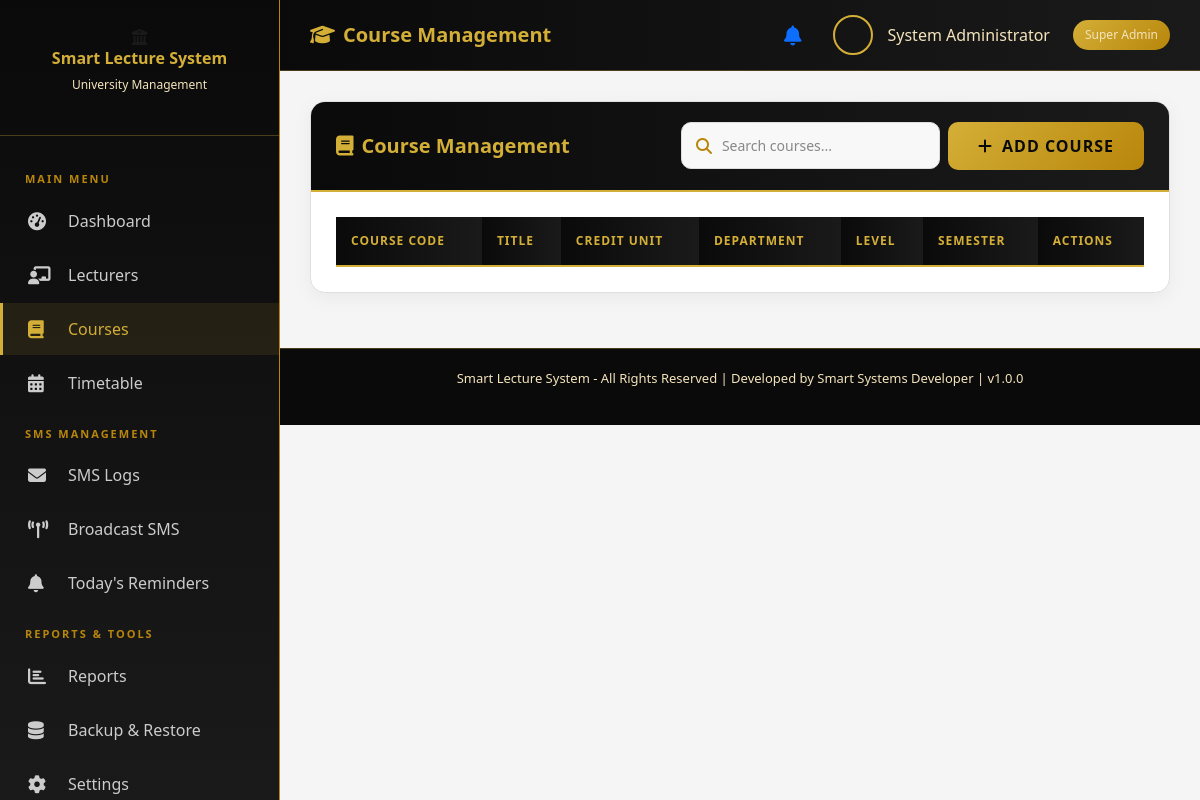
The page /admin/courses.php (signed in) on the database its author committed.
### tables this page shows
CREATE TABLE settings (
    id INT AUTO_INCREMENT PRIMARY KEY,
    setting_key VARCHAR(100) NOT NULL UNIQUE,
    setting_value TEXT,
    updated_at TIMESTAMP DEFAULT CURRENT_TIMESTAMP ON UPDATE CURRENT_TIMESTAMP
);

### admin/courses.php (the view, shortened to what this page needs)
<?php
require_once 'includes/header.php';
?>
<div class="content-card">
    <div class="card-header">
        <h5><i class="fas fa-book me-2"></i>Course Management</h5>
        <div class="d-flex gap-2">
            <div class="search-box">
                <i class="fas fa-search"></i>
                <input type="text" id="searchCourses" class="form-control" placeholder="Search courses..." onkeyup="searchTable('searchCourses', 'coursesTable')">
            </div>
            <button class="btn btn-gold" data-bs-toggle="modal" data-bs-target="#courseModal" onclick="resetCourseForm()">
                <i class="fas fa-plus me-1"></i> Add Course
            </button>
        </div>
    </div>
    <div class="card-body">
        <div class="table-container">
            <table class="data-table" id="coursesTable">
                <thead>
                    <tr>
                        <th>Course Code</th>
                        <th>Title</th>
                        <th>Credit Unit</th>
                        <th>Department</th>
                        <th>Level</th>
                        <th>Semester</th>
                        <th class="no-print">Actions</th>
                    </tr>
                </thead>
            </table>
        </div>
    </div>
</div>
<?php require_once 'includes/footer.php'; ?>

### admin/includes/footer.php (shortened to what this page needs)
<?php
$stmt = $conn->prepare("SELECT setting_value FROM settings WHERE setting_key = 'footer_text'");
$stmt->execute();
$result = $stmt->get_result();
$footerText = $result->fetch_assoc()['setting_value'] ?? 'Smart Lecture System - All Rights Reserved';
$stmt = $conn->prepare("SELECT setting_value FROM settings WHERE setting_key = 'developer_name'");
$stmt->execute();
$result = $stmt->get_result();
$developerName = $result->fetch_assoc()['setting_value'] ?? 'Smart Systems';
$stmt = $conn->prepare("SELECT setting_value FROM settings WHERE setting_key = 'project_version'");
$stmt->execute();
$result = $stmt->get_result();
$version = $result->fetch_assoc()['setting_value'] ?? '1.0.0';
?>
        </div>
        <div class="footer">
            <p><?php echo htmlspecialchars($footerText); ?> | Developed by <?php echo htmlspecialchars($developerName); ?> | v<?php echo htmlspecialchars($version); ?></p>
        </div>
    </div>
</body>
</html>

### assets/css/style.css (style rules this page uses)
:root { --primary-gold: #D4AF37; --dark-gold: #B8860B; --light-gold: #F4E4BC; --black: #0a0a0a; --dark-gray: #1a1a1a; --medium-gray: #2d2d2d; --light-gray: #f5f5f5; --white: #ffffff; --success: #28a745; --danger: #dc3545; --warning: #ffc107; --info: #17a2b8; }
* { margin: 0; padding: 0; box-sizing: border-box; }
body { font-family: 'Segoe UI', Tahoma, Geneva, Verdana, sans-serif; background-color: var(--light-gray); color: var(--dark-gray); overflow-x: hidden; }
.form-control { background: var(--medium-gray); border: 1px solid var(--dark-gold); color: var(--white); border-radius: 10px; padding: 10px 14px; transition: all 0.3s ease; font-size: 14px; }
.form-control::placeholder { color: #888; }
.btn-gold { background: linear-gradient(135deg, var(--primary-gold), var(--dark-gold)); color: var(--black); border: none; border-radius: 10px; padding: 12px 30px; font-weight: 700; letter-spacing: 1px; transition: all 0.3s ease; text-transform: uppercase; }
.content-card { background: var(--white); border-radius: 15px; border: 1px solid #e0e0e0; box-shadow: 0 5px 20px rgba(0, 0, 0, 0.05); overflow: hidden; margin-bottom: 25px; }
.content-card .card-header { background: linear-gradient(90deg, var(--black), var(--dark-gray)); padding: 20px 25px; border-bottom: 2px solid var(--primary-gold); display: flex; justify-content: space-between; align-items: center; }
.content-card .card-header h5 { color: var(--primary-gold); margin: 0; font-weight: 600; }
.content-card .card-body { padding: 25px; }
.table-container { overflow-x: auto; }
.data-table { width: 100%; border-collapse: collapse; }
.data-table thead th { background: linear-gradient(90deg, var(--black), var(--dark-gray)); color: var(--primary-gold); padding: 15px; font-weight: 600; text-transform: uppercase; font-size: 12px; letter-spacing: 1px; border-bottom: 2px solid var(--primary-gold); white-space: nowrap; }
.search-box { position: relative; }
.search-box input { padding-left: 40px; border-radius: 10px; border: 1px solid #ddd; background: #f8f8f8; }
.search-box i { position: absolute; left: 15px; top: 50%; transform: translateY(-50%); color: var(--dark-gold); }
.form-select, .form-control { border-radius: 10px; border: 1px solid #ddd; padding: 12px 15px; transition: all 0.3s ease; }
.footer { background: var(--black); color: var(--light-gold); padding: 20px; text-align: center; border-top: 1px solid rgba(212, 175, 55, 0.3); font-size: 13px; }

### rows shown on the page
settings: setting_value "Smart Lecture System - All Rights Reserved"
settings: setting_value "Smart Systems Developer"
settings: setting_value "1.0.0"

### other values the page prints
$pageTitle "Course Management"
$_SESSION['full_name'] "System Administrator"
$_SESSION['role'] "Super Admin"
